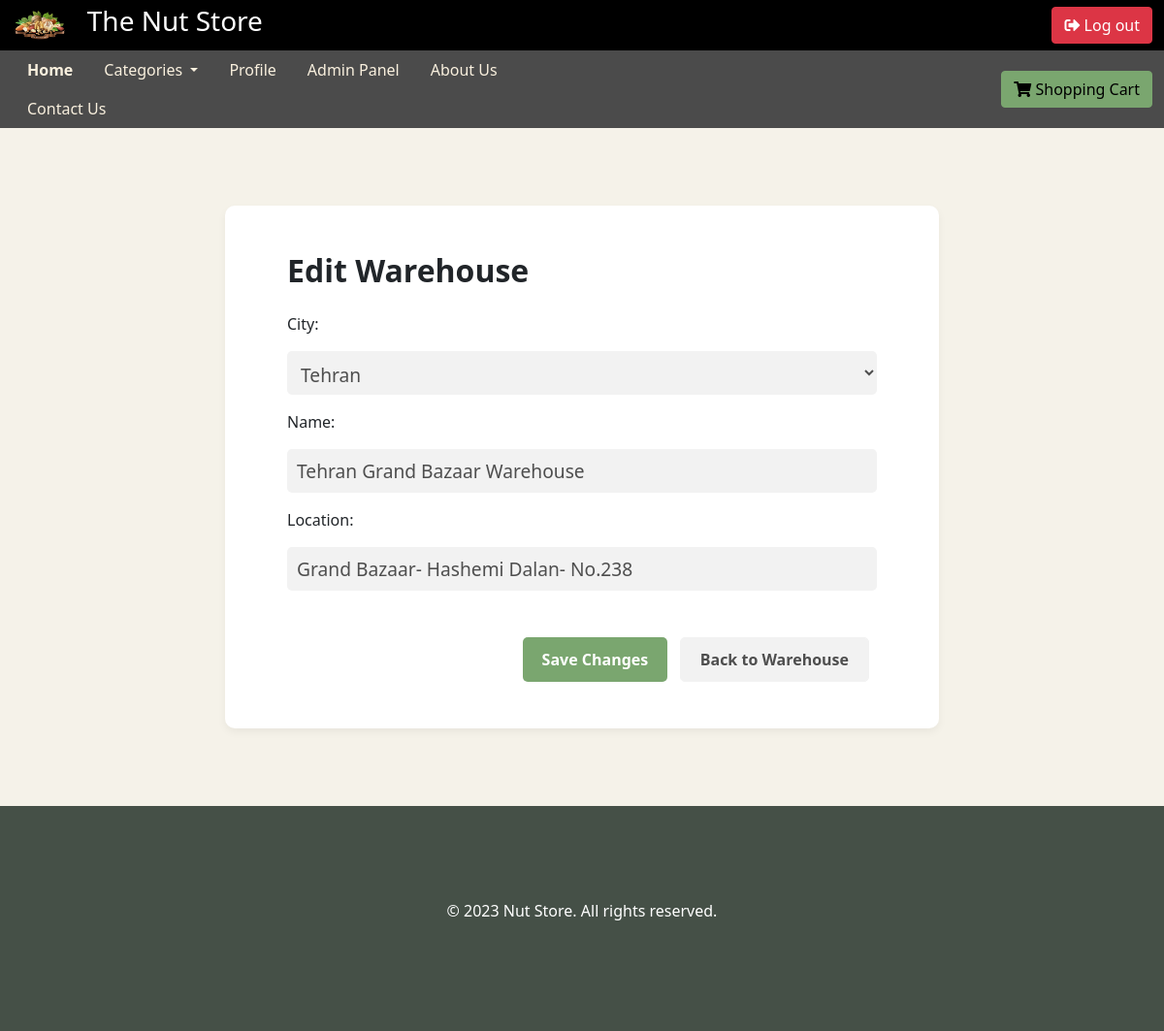
The page /edit_warehouse/1/ (signed in) on the database its author committed.
### Nutstore/models.py (models this page shows, shortened)
class Warehouse(models.Model):
    city = models.ForeignKey(City, on_delete=models.CASCADE)
    name = models.CharField(max_length=200)
    location = models.CharField(max_length = 500)

class City(models.Model):
    name = models.CharField(max_length=100)
    def __str__(self):
        return self.name

### Nutstore/views.py (the view)
# urls.py: path('edit_warehouse/<int:warehouse_id>/', views.edit_warehouse, name='edit_warehouse'), #edit warehouse page
@user_passes_test(lambda u: u.is_superuser)
def edit_warehouse(request, warehouse_id):
    categories = set(product.category for product in Product.objects.all())
    warehouse = get_object_or_404(Warehouse, id=warehouse_id)
    if request.method == 'POST':
        form = WarehouseForm(request.POST, instance=warehouse)
        if form.is_valid():
            form.save()
            return redirect('warehouse_detail', warehouse_id=warehouse.id)
    else:
        form = WarehouseForm(instance=warehouse)
    context = {
        'warehouse': warehouse,
        'form': form,
        'categories': categories
    }
    return render(request, 'admin_panel/edit_warehouse.html', context)

### Nutstore/forms.py
class WarehouseForm(ModelForm):
    class Meta:
        model = Warehouse
        fields = ['city', 'name', 'location']

### templates/admin_panel/edit_warehouse.html (shortened to what this page needs)
{% extends 'base.html' %}
{% block content %}
  <div class="container">
    <div class="row justify-content-center">
      <div class="col-md-8">
        <div class="card">
          <div class="card-body">
            <h1 class="card-title mb-4">Edit Warehouse</h1>
            <form method="post">
              {{ form.as_p }}
              <div class="d-flex justify-content-end mt-4">
                <button type="submit" class="btn btn-primary">Save Changes</button> &nbsp; &nbsp;
                <a href="{% url 'warehouse_detail' warehouse_id=warehouse.id %}" class="btn btn-secondary mr-2">Back to Warehouse</a>
              </div>
            </form>
          </div>
        </div>
      </div>
    </div>
  </div>
{% endblock %}

### templates/admin_panel/edit_warehouse.html (style rules this page uses)
body { background-color: #f5f2e9; }
.container { padding-top: 5rem; padding-bottom: 5rem; }
.card { border: none; border-radius: 10px; box-shadow: 0 4px 8px rgba(0, 0, 0, 0.05); overflow: hidden; }
.card-body { padding: 3rem 4rem; }
.card-title { font-size: 2rem; font-weight: bold; margin-bottom: 2rem; }
input[type="text"], input[type="password"], input[type="url"], input[type="number"], select, textarea { background-color: #f2f2f2; border: none; border-radius: 5px; padding: 10px; font-size: 1.2rem; color: #4e4e4e; margin-top: 0.5rem; width: 100%; height: 45px; resize: none; }
select option { color: #374d38; }
.btn-primary { background-color: #7aa66f; border: none; border-radius: 5px; font-weight: bold; padding: 10px 20px; margin-top: 1.5rem; }
.btn-secondary { background-color: #f2f2f2; border-color: #f2f2f2; border-radius: 5px; color: #4e4e4e; font-weight: bold; padding: 10px 20px; margin-top: 1.5rem; }

### rows shown on the page
Warehouse: city "Tehran", location "Grand Bazaar- Hashemi Dalan- No.238"
City: name "Tehran Grand Bazaar Warehouse"
